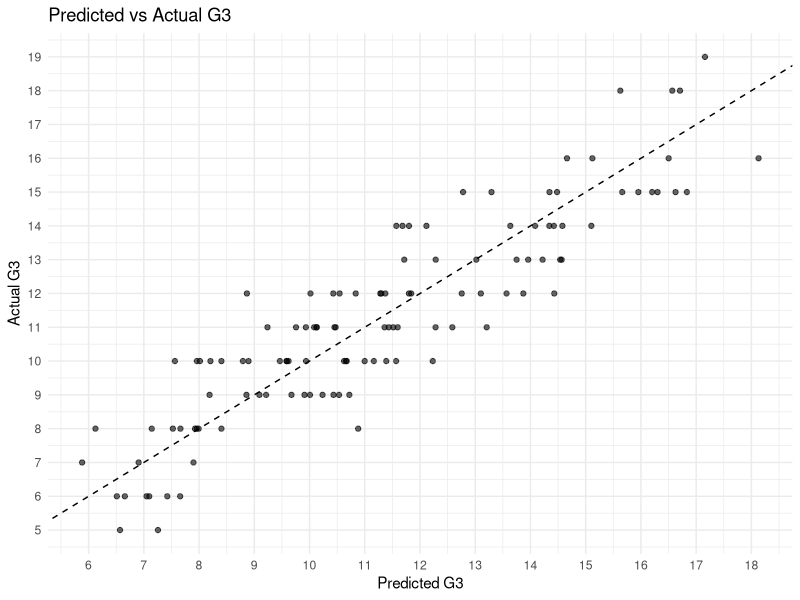

Here is the R script that generated this plot:
library(ggplot2)

allData<-read.csv("student-mat.csv", sep=";", header=TRUE)

purgeData<-subset(allData, higher=="yes" & absences<=30 & G3>0 & school=="GP")


purgeData<-purgeData[, -c(1,21,ncol(purgeData)-1)]

attribute_explain <- list(
  school = "學生的學校 (GP: Gabriel Pereira, MS: Mousinho da Silveira)",
  sex = "學生性別 (F: 女, M: 男)",
  age = "學生年齡 (15~20 歲)",
  address = "家庭地址型態 (U: 城市, R: 鄉村)",
  famsize = "家庭人數 (LE3: 小於等於3人, GT3: 大於3人)",
  Pstatus = "父母同住狀態 (T: 同住, A: 分居)",
  Medu = "母親教育程度 (0: 無, 1: 小學, 2: 國中, 3: 高中, 4: 大學)",
  Fedu = "父親教育程度 (0: 無, 1: 小學, 2: 國中, 3: 高中, 4: 大學)",
  Mjob = "母親職業 (teacher/health/services/at_home/other)",
  Fjob = "父親職業 (teacher/health/services/at_home/other)",
  reason = "選擇此校原因 (home/reputation/course/other)",
  guardian = "監護人 (mother/father/other)",
  traveltime = "通勤時間 (1: <15分, 2: 15~30分, 3: 30~60分, 4: >1小時)",
  studytime = "每週讀書時數 (1: <2小時, 2: 2~5小時, 3: 5~10小時, 4: >10小時)",
  failures = "不及格次數 (1~3, 4: 超過3次)",
  schoolsup = "是否有額外學業輔導 (yes/no)",
  famsup = "家庭是否支持學業 (yes/no)",
  paid = "是否有額外付費課程 (yes/no)",
  activities = "是否參加課外活動 (yes/no)",
  nursery = "是否上過幼兒園 (yes/no)",
  higher = "是否想升學 (yes/no)",
  internet = "家中是否有網路 (yes/no)",
  romantic = "是否有戀愛關係 (yes/no)",
  famrel = "家庭關係品質 (1: 很差 ~ 5: 很好)",
  freetime = "自由時間 (1: 很少 ~ 5: 很多)",
  goout = "外出頻率 (1: 很少 ~ 5: 很多)",
  Dalc = "平日飲酒量 (1: 很少 ~ 5: 很多)",
  Walc = "週末飲酒量 (1: 很少 ~ 5: 很多)",
  health = "健康狀況 (1: 很差 ~ 5: 很好)",
  absences = "曠課次數 (0~30)",
  G1 = "第一學期成績 (0~20)",
  G2 = "第二學期成績 (0~20)"
)


# 1. 轉換類別變數為 factor
category<-c("sex", "address", "famsize", "Pstatus", 
  "Mjob", "Fjob", "reason", "guardian", 
  "schoolsup", "famsup", "paid", "activities", 
  "nursery", "internet", "romantic")
purgeData[category]<-lapply(purgeData[category], as.factor)

set.seed(123)  # 設定隨機種子以重現結果
df.train<-purgeData[sample(1:nrow(purgeData),ceiling(nrow(purgeData)*0.7)), ]
df.test<-purgeData[-as.numeric(rownames(df.train)), ]

# 2. 建立多元線性回歸模型 (以所有變數預測 G3)
model<-lm(G3~., data=df.train)

# 檢視模型摘要，確認係數、R²、p-value 等
print(summary(model))

# 3. 在測試集上做預測
prediction<-predict(model, newdata=df.test)

# 計算 RMSE（評估模型在測試集的誤差）
rmse.test<-sqrt(mean((df.test$G3-prediction)^2))
print(paste("Test RMSE:", round(rmse.test, 3)))

# 計算測試集 R-squared
r2.test<-cor(df.test$G3, prediction)^2
print(paste("Test R-squared:", round(r2.test, 3)))

# 計算訓練集RMSE
rmse.train<-sqrt(mean((df.train$G3-predict(model, newdata=df.train))^2))
print(paste("Train RMSE:", round(rmse.train, 3)))

# 計算訓練集 R-squared
r2.train<-cor(df.train$G3, predict(model, newdata=df.train))^2
print(paste("Train R-squared:", round(r2.train, 3)))

# （可選）畫出預測值 vs 真實值的散佈圖，檢查模型效果
plot<-ggplot(df.test, aes(x=prediction, y=G3))+
  geom_point(alpha=0.6)+
  geom_abline(intercept=0, slope=1, linetype="dashed")+
  scale_x_continuous(breaks=seq(5, 20, 1))+
  scale_y_continuous(breaks=seq(5, 20, 1))+
  labs(title="Predicted vs Actual G3", 
    x="Predicted G3", 
    y="Actual G3")+
  theme_minimal()
  

print(plot)

# 自動挑選模型中絕對 t 值前10大的變數（排除截距）
coef_sum <- summary(model)$coefficients
tvals_raw <- abs(coef_sum[, "t value"])
tvals_raw <- tvals_raw[names(tvals_raw) != "(Intercept)"]

# 建立「係數名稱 → 原始欄位」對應（handle factor dummies）
orig_vars <- names(df.train)
map_term_to_var <- function(term) {
  if (term %in% orig_vars) return(term)
  # 找到第一個原始欄位名稱是 term 的前綴
  hit <- orig_vars[startsWith(term, orig_vars)]
  if (length(hit) > 0) return(hit[1])
  term
}
mapped_vars <- vapply(names(tvals_raw), map_term_to_var, character(1))
tvals <- tvals_raw  # 方便閱讀，仍保留原始 t 值
names(tvals) <- mapped_vars          # 重設名稱為原始變數
# 取得前10個（若重複取唯一）
top10_vars <- unique(names(sort(tvals, decreasing = TRUE)))[1:10]

cat("\nTop 10 t-value variables:", paste(top10_vars, collapse = ", "), "\n")


# 4. 先詢問詳細版或精簡版
cat("\n請選擇分析版本：1. 詳細版分析；2. 精簡版分析\n")
while(TRUE){
  analyzeMode<-readline("輸入 1 或 2: ")
  if(analyzeMode==""){
    analyzeMode<-"2"
  }
  if(analyzeMode=="1"||analyzeMode=="2"){
    break
  }
  print("輸入不合法，請輸入 1 或 2。")
}
# 定義所有預測變數
predictVar<-setdiff(names(df.train), "G3")

# 若選擇精簡版，只提示以下變數，其餘自動填中位數/眾數
if(analyzeMode=="2"){
    considerInput<-top10_vars
}else{
  considerInput<-predictVar
}
# 開始收集輸入
cat("\n請依序輸入以下變數的值，一行一個，留空則以中位數(數值)或眾數(類別)補上：\n")
userInput<-list()
for(inputVar in predictVar){

  # 計算中位數或眾數
  if(is.numeric(df.train[[inputVar]])){
    numeric.common<-median(df.train[[inputVar]], na.rm=TRUE)
    if(inputVar%in%considerInput){
      cat("\n============================================\n")
      cat(sprintf("\n【%s】說明：\n%s", inputVar, attribute_explain[[inputVar]]))
      # 顯示此變數對 G3 的影響方向（在輸入前）
      est <- coef_sum[inputVar, "Estimate"]
      dir <- if(est > 0) "正向" else if(est < 0) "負向" else "無方向"
      cat("\n\n",inputVar,"係數=",est,"影響",dir,"G3\n")
      # 計算該變數的最小和最大值作為可接受範圍
      numeric.min<-min(df.train[[inputVar]], na.rm=TRUE)
      numeric.max<-max(df.train[[inputVar]], na.rm=TRUE)
      while(TRUE){
        rawInput<-readline(sprintf(" => %s [默認 %s]: ", inputVar, numeric.common))
        if(rawInput==""||is.na(rawInput)){
          numeric.input<-numeric.common
          break
        }
        numeric.input<-suppressWarnings(as.numeric(rawInput))
        if(!is.na(numeric.input)&&numeric.input>=numeric.min&&numeric.input<=numeric.max){
          break
        }
        cat("輸入不合法，請輸入",numeric.min,"到",numeric.max,"之間的數字。\n")
      }
      userInput[[inputVar]]<-numeric.input
    }else{
      userInput[[inputVar]]<-numeric.common
    }
  }else if(is.factor(df.train[[inputVar]])){
    factor.valid<-levels(df.train[[inputVar]])
    factor.common<-names(sort(table(df.train[[inputVar]]), decreasing=TRUE))[1]
    if(inputVar%in%considerInput){
      cat("\n============================================\n")
      cat(sprintf("\n【%s】說明：\n%s", inputVar, attribute_explain[[inputVar]]))
      # 列出此類別變數各水平對 G3 的影響方向（在輸入前）
      cat("\n\n",inputVar,"各水平影響：\n")
      for(lv in factor.valid){
        dummyName <- paste0(inputVar, lv)
        if(dummyName %in% rownames(coef_sum)){
          est_lv <- coef_sum[dummyName, "Estimate"]
          dir_lv <- if(est_lv > 0) "正向" else if(est_lv < 0) "負向" else "無方向"
          cat(" ",lv,"(係數=",est_lv,dir_lv,"\n")
        } else {
          cat(" ",lv,"(基準)","\n")
        }
      }
      cat("\n")
      while(TRUE){
        rawInput<-readline(sprintf(" => %s [默認 %s]: ", inputVar, factor.common))
        if(rawInput==""){
          factor.input<-factor.common
          break
        }
        if(rawInput%in%factor.valid){
          factor.input<-rawInput
          break
        }
        print(sprintf("輸入不合法，可選值：%s", paste(factor.valid, collapse="/")))
      }
      userInput[[inputVar]]<-factor.input
    }else{
      userInput[[inputVar]]<-factor.common
    }
  }
}
# 建立新資料框並轉回 factor
df.input<-as.data.frame(userInput, stringsAsFactors=FALSE)
for(inputVar in predictVar){
  if(is.factor(df.train[[inputVar]])){
    df.input[[inputVar]]<-factor(df.input[[inputVar]], levels=levels(df.train[[inputVar]]))
  }
}
# 預測並輸出結果
predUser<-predict(model, newdata=df.input)
cat("預測的 G3 分數為:", round(predUser, 1),"\n")
